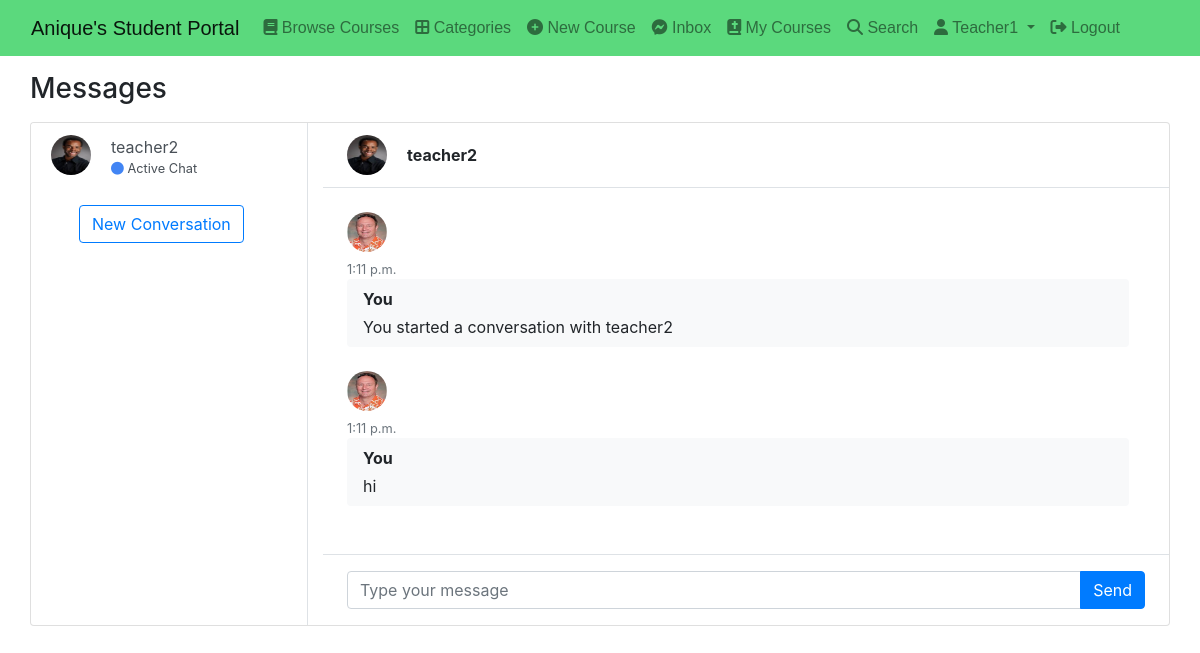
Page /direct/ (signed in) on the earlier database version.
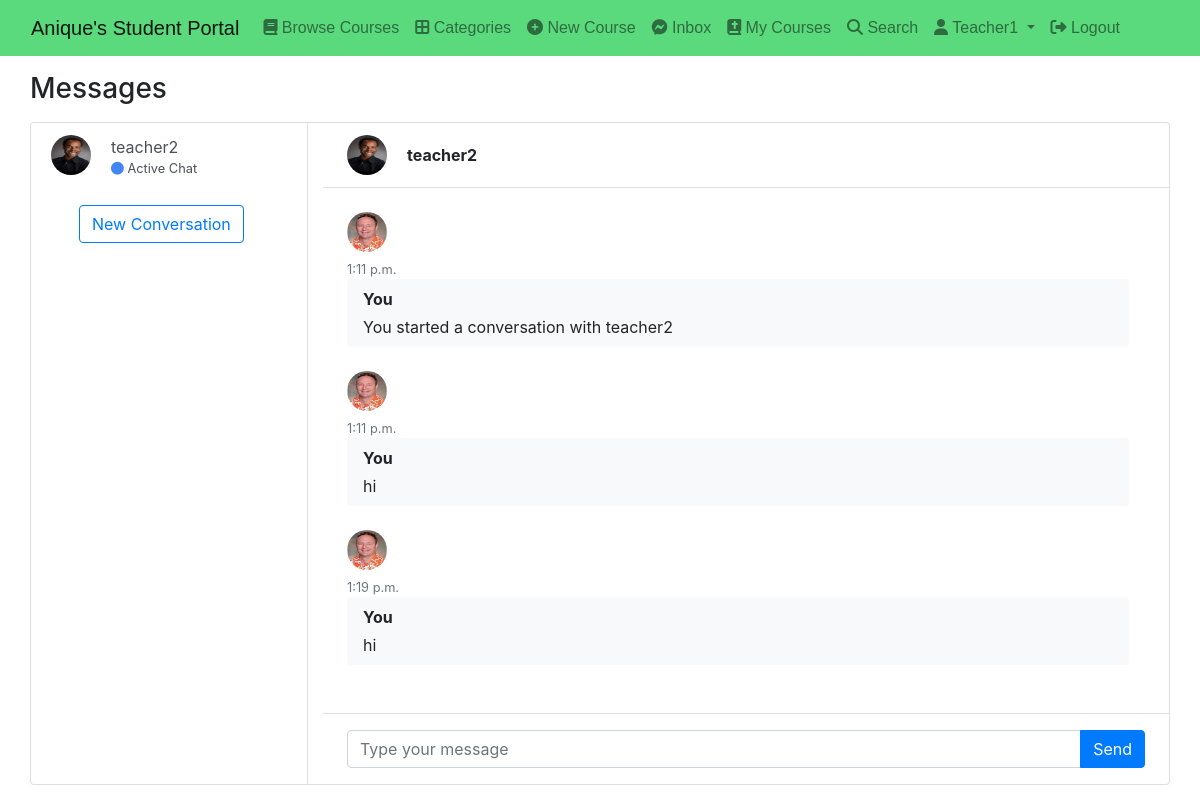
Same page on the later database version.
### authy/models.py (models this page shows, shortened)
class Profile(models.Model):
	user = models.OneToOneField(User, on_delete=models.CASCADE, related_name='profile')
	full_name = models.CharField(max_length=50, null=True, blank=True)
	location = models.CharField(max_length=50, null=True, blank=True)
	url = models.CharField(max_length=80, null=True, blank=True)
	profile_info = models.TextField(max_length=1500, null=True, blank=True)
	created = models.DateField(auto_now_add=True)
	picture = models.ImageField(upload_to=user_directory_path_profile, blank=True, null=True, verbose_name='Picture')
	banner = models.ImageField(upload_to=user_directory_path_banner, blank=True, null=True, verbose_name='Banner')

### direct/models.py (models this page shows, shortened)
class Message(models.Model):
    user = models.ForeignKey(User, on_delete=models.CASCADE, related_name='msg_user')
    sender = models.ForeignKey(User, on_delete=models.CASCADE, related_name='from_user')
    recipient = models.ForeignKey(User, on_delete=models.CASCADE, related_name='to_user')
    body = models.TextField(max_length=1000, blank=True, null=True)
    date = models.DateTimeField(auto_now_add=True)
    is_read = models.BooleanField(default=False)
    def get_messages(user):
        messages = Message.objects.filter(user=user).values('recipient').annotate(last=Max('date')).order_by('-last')
        users = []
        for message in messages:
            users.append({
                'user': User.objects.get(pk=message['recipient']),
                'last': message['last'],
                'unread': Message.objects.filter(user=user, recipient__pk=message['recipient'], is_read=False).count()
            })
        return users

### direct/views.py (the view)
# urls.py: path('', inbox, name='inbox'),
@login_required
def inbox(request):
    user = request.user
    messages = Message.get_messages(user=user)
    active_direct_profile = None
    active_direct = None
    directs = None
    if messages:
        message=messages[0]
        active_direct=message['user'].username
        active_direct_profile = get_object_or_404(Profile,user__username = active_direct)
        directs=Message.objects.filter(user=user,recipient=message['user'])
        directs.update(is_read=True)
        for message in messages:
            if message['user'].username == active_direct:
                message['unread']=0
    messages_count = len(messages)
    context={
        "messages_count":messages_count,
        "messages":messages,
        "active_direct":active_direct,
        "directs":directs,
        "active_direct_profile":active_direct_profile,
    }
    return render(request,'direct/inbox.html',context)

### direct/views.py (called while the page is built)
def directs_count(request):
    directs_count = 0
    if request.user.is_authenticated:
        directs_count = Message.objects.filter(user=request.user,is_read=False).count()
    return {'directs_count':directs_count}

### student_portal/templates/direct/inbox.html (shortened to what this page needs)
{% extends 'base.html' %}
{% load static %}  {% block content %} {% if messages_count == 0 %}
<div class="alert alert-primary mt-4" role="alert">
  Hi , {{request.user.username|capfirst}}! You currently do not have any
  conversations with anyone. Start a new conversation right now!
</div>
<a href="{% url 'search' %}" class="btn btn-outline-primary mt-3 ml-5"
  >New Conversation</a
>
{% else %}
<main class="content">
  <div class="container p-0">
    <h1 class="h3 mb-3 mt-3">Messages</h1>
    <div class="card">
      <div class="row g-0">
        <div class="col-12 col-lg-5 col-xl-3 border-right">
          {% for message in messages %}
          <a
            href="{% url 'direct' message.user.username %}"
            class="list-group-item list-group-item-action border-0"
          >
            <div class="d-flex align-items-start">
              {% if message.user.profile.picture %}<img
                src="{{message.user.profile.picture.url}}"
                class="rounded-circle mr-1"
                alt="Vanessa Tucker"
                width="40"
                height="40"
              />{% endif %}
              <div class="flex-grow-1 ml-3">
                {{message.user.username}}
                {% if active_direct == message.user.username %}
                <div class="small">
                  <span
                    class="fa-solid fa-circle"
                    style="color: #4285f4"
                  ></span>
                  Active Chat
                </div>
                {% endif %}
              </div>
            </div>
          </a>
          {% endfor %}
          <a href="{% url 'search' %}" class="btn btn-outline-primary mt-3 ml-5"
            >New Conversation</a
          >
        </div>
        <div class="col-12 col-lg-7 col-xl-9">
          <div class="py-2 px-4 border-bottom d-none d-lg-block">
            <div class="d-flex align-items-center py-1">
              <div class="position-relative">
                {% if active_direct_profile.picture %}
                <img
                  src="{{active_direct_profile.picture.url}}"
                  class="rounded-circle mr-1"
                  alt="Sharon Lessman"
                  width="40"
                  height="40"
                />{% endif %}
              </div>
              <div class="flex-grow-1 pl-3">
                <strong>{{active_direct}}</strong>
              </div>
            </div>
          </div>
          <div class="position-relative">
            <div class="chat-messages p-4">
              {% for direct in directs %}
              {% if direct.sender.profile.user.username != request.user.username %}
              <div class="chat-message-left pb-4">
                <div>
                  {% if direct.sender.profile.picture %}
                  <img
                    src="{{direct.sender.profile.picture.url}}"
                    class="rounded-circle mr-1"
                    alt="Sharon Lessman"
                    width="40"
                    height="40"
                  />
                  {% else %}<img
                    src="{% static 'img/default_pfp.png' %}"
                    class="rounded-circle mr-1"
                    alt="Sharon Lessman"
                    width="40"
                    height="40"
                  />
                  {% endif %}
                  <div class="text-muted small text-nowrap mt-2">
                    {{direct.date.time}}
                  </div>
                </div>
                <div class="flex-shrink-1 bg-light rounded py-2 px-3 ml-3">
                  <div class="font-weight-bold mb-1">
                    {{direct.sender.profile.user.username}}
                  </div>
                  {{direct.body}}
                </div>
              </div>
              {% else %}
              <div class="chat-message-right mb-4">
                <div>
                  {% if direct.sender.profile.picture %}
                  <img
                    src="{{direct.sender.profile.picture.url}}"
                    class="rounded-circle mr-1"
                    alt="Sharon Lessman"
                    width="40"
                    height="40"
                  />
                  {% endif %}
                  <div class="text-muted small text-nowrap mt-2">
                    {{direct.date.time}}
                  </div>
                </div>
                <div class="flex-shrink-1 bg-light rounded py-2 px-3 mr-3">
                  <div class="font-weight-bold mb-1">You</div>
                  {{direct.body}}
                </div>
              </div>
              {% endif %}{% endfor %}
            </div>
          </div>
          <form role="form" method="POST" action="{% url 'send_direct' %}">
            <div class="flex-grow-0 py-3 px-4 border-top">
              <div class="input-group">
                <input
                  type="text"
                  class="form-control"
                  placeholder="Type your message"
                  name="body"
                />
                <button type="submit" name="action" class="btn btn-primary">
                  Send
                </button>
              </div>
            </div>
          </form>
        </div>
      </div>
    </div>
  </div>
</main>
{% endif %} {% endblock content %}

### student_portal/templates/base.html (shortened to what this page needs)
{% load static %}
<!DOCTYPE html>
<html lang="en">
  <head>
    <link
      href="https://cdn.jsdelivr.net/npm/bootstrap@5.0.2/dist/css/bootstrap.min.css"
      rel="stylesheet"
    />
    <link
      rel="stylesheet"
      href="https://cdnjs.cloudflare.com/ajax/libs/font-awesome/6.1.1/css/all.min.css"
    />
    <link
      rel="stylesheet"
      href="https://stackpath.bootstrapcdn.com/bootstrap/4.3.1/css/bootstrap.min.css"
    />
  </head>
  <body>
    <nav
      class="navbar navbar-expand-lg navbar-light"
      style="background: #5bd97d; font-family: sans-serif"
    >
      <div class="container-fluid">
        <a class="navbar-brand" href="{% url 'index' %}"
          >Anique's Student Portal</a
        >
        <div class="collapse navbar-collapse" id="navbarSupportedContent">
          <ul class="navbar-nav me-auto mb-2 mb-lg-0">
            <li class="nav-item">
              <a class="nav-link" href="{% url 'browse-courses' %}"
                ><i class="fa fa-book"></i> Browse Courses</a
              >
            </li>
            <li class="nav-item">
              <a class="nav-link" href="{% url 'categories' %}"
                ><i class="fas fa-border-all"></i> Categories</a
              >
            </li>
            <li class="nav-item">
              <a class="nav-link" href="{% url 'new-course' %}"
                ><i class="fa fa-plus-circle"></i> New Course</a
              >
            </li>
            <li class="nav-item">
              <a class="nav-link" href="{% url 'inbox' %}"
                ><i class="fa-brands fa-facebook-messenger"></i> Inbox
              </a>
            </li>
            <li class="nav-item">
              <a class="nav-link" href="{% url 'my-courses' %}"
                ><i class="fa-solid fa-book-bible"></i> My Courses</a
              >
            </li>
            <li class="nav-item">
              <a class="nav-link" href="{% url 'search' %}"
                ><i class="fa-solid fa-search"></i> Search</a
              >
            </li>
            <li class="nav-item dropdown">
              <a
                class="nav-link dropdown-toggle"
                href="#"
                id="navbarDropdown"
                role="button"
                data-bs-toggle="dropdown"
                aria-expanded="false"
              >
                <i class="fa fa-user"></i> {{request.user.username|capfirst}}
              </a>
            </li>
            <li class="nav-item">
              <a class="nav-link" href="{% url 'logout' %}"
                ><i class="fa-solid fa-right-from-bracket"></i> Logout</a
              >
            </li>
          </ul>
        </div>
      </div>
    </nav>
    {% block content %} {% block pagination %} {% endblock pagination %} {% endblock content %}
  </body>
</html>

Differences in the rows shown:
added Message: sender.profile.picture (placeholder picture), date.time "1:19 p.m.", body "hi"
